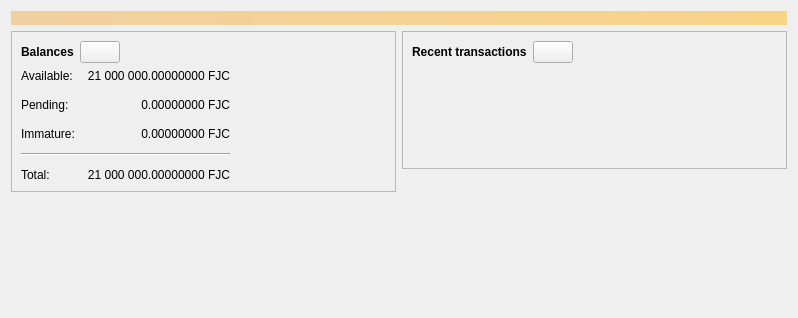
<?xml version="1.0" encoding="UTF-8"?>
<ui version="4.0">
 <class>OverviewPage</class>
 <widget class="QWidget" name="OverviewPage">
  <property name="geometry">
   <rect>
    <x>0</x>
    <y>0</y>
    <width>798</width>
    <height>318</height>
   </rect>
  </property>
  <property name="windowTitle">
   <string>Form</string>
  </property>
  <layout class="QVBoxLayout" name="topLayout">
   <item>
    <widget class="QLabel" name="labelAlerts">
     <property name="visible">
      <bool>false</bool>
     </property>
     <property name="styleSheet">
      <string notr="true">QLabel { background-color: qlineargradient(x1: 0, y1: 0, x2: 1, y2: 0, stop:0 #F0D0A0, stop:1 #F8D488); color:#000000; }</string>
     </property>
     <property name="wordWrap">
      <bool>true</bool>
     </property>
     <property name="margin">
      <number>3</number>
     </property>
     <property name="textInteractionFlags">
      <set>Qt::TextSelectableByMouse</set>
     </property>
    </widget>
   </item>
   <item>
    <layout class="QHBoxLayout" name="horizontalLayout" stretch="1,1">
     <item>
      <layout class="QVBoxLayout" name="verticalLayout_2">
       <item>
        <widget class="QFrame" name="frame">
         <property name="frameShape">
          <enum>QFrame::StyledPanel</enum>
         </property>
         <property name="frameShadow">
          <enum>QFrame::Raised</enum>
         </property>
         <layout class="QVBoxLayout" name="verticalLayout_4">
          <item>
           <layout class="QHBoxLayout" name="horizontalLayout_4">
            <item>
             <widget class="QLabel" name="label_5">
              <property name="font">
               <font>
                <weight>75</weight>
                <bold>true</bold>
               </font>
              </property>
              <property name="text">
               <string>Balances</string>
              </property>
             </widget>
            </item>
            <item>
             <widget class="QPushButton" name="labelWalletStatus">
              <property name="enabled">
               <bool>true</bool>
              </property>
              <property name="maximumSize">
               <size>
                <width>45</width>
                <height>16777215</height>
               </size>
              </property>
              <property name="toolTip">
               <string>The displayed information may be out of date. Your wallet automatically synchronizes with the Fujicoin network after a connection is established, but this process has not completed yet.</string>
              </property>
              <property name="text">
               <string/>
              </property>
              <property name="icon">
               <iconset resource="../fujicoin.qrc">
                <normaloff>:/icons/warning</normaloff>
                <disabledoff>:/icons/warning</disabledoff>:/icons/warning</iconset>
              </property>
              <property name="iconSize">
               <size>
                <width>24</width>
                <height>24</height>
               </size>
              </property>
             </widget>
            </item>
            <item>
             <spacer name="horizontalSpacer_3">
              <property name="orientation">
               <enum>Qt::Horizontal</enum>
              </property>
              <property name="sizeHint" stdset="0">
               <size>
                <width>40</width>
                <height>20</height>
               </size>
              </property>
             </spacer>
            </item>
           </layout>
          </item>
          <item>
           <layout class="QGridLayout" name="gridLayout">
            <property name="spacing">
             <number>12</number>
            </property>
            <item row="1" column="1">
             <widget class="QLabel" name="labelUnconfirmed">
              <property name="cursor">
               <cursorShape>IBeamCursor</cursorShape>
              </property>
              <property name="toolTip">
               <string>Total of transactions that have yet to be confirmed, and do not yet count toward the spendable balance</string>
              </property>
              <property name="text">
               <string notr="true">0.00000000 FJC</string>
              </property>
              <property name="alignment">
               <set>Qt::AlignRight|Qt::AlignTrailing|Qt::AlignVCenter</set>
              </property>
              <property name="textInteractionFlags">
               <set>Qt::LinksAccessibleByMouse|Qt::TextSelectableByKeyboard|Qt::TextSelectableByMouse</set>
              </property>
             </widget>
            </item>
            <item row="3" column="0" colspan="2">
             <widget class="Line" name="line">
              <property name="orientation">
               <enum>Qt::Horizontal</enum>
              </property>
             </widget>
            </item>
            <item row="4" column="0">
             <widget class="QLabel" name="labelTotalText">
              <property name="text">
               <string>Total:</string>
              </property>
             </widget>
            </item>
            <item row="2" column="1">
             <widget class="QLabel" name="labelImmature">
              <property name="cursor">
               <cursorShape>IBeamCursor</cursorShape>
              </property>
              <property name="toolTip">
               <string>Mined balance that has not yet matured</string>
              </property>
              <property name="text">
               <string notr="true">0.00000000 FJC</string>
              </property>
              <property name="alignment">
               <set>Qt::AlignRight|Qt::AlignTrailing|Qt::AlignVCenter</set>
              </property>
              <property name="textInteractionFlags">
               <set>Qt::LinksAccessibleByMouse|Qt::TextSelectableByKeyboard|Qt::TextSelectableByMouse</set>
              </property>
             </widget>
            </item>
            <item row="1" column="2">
             <spacer name="horizontalSpacer_2">
              <property name="orientation">
               <enum>Qt::Horizontal</enum>
              </property>
              <property name="sizeHint" stdset="0">
               <size>
                <width>40</width>
                <height>20</height>
               </size>
              </property>
             </spacer>
            </item>
            <item row="2" column="0">
             <widget class="QLabel" name="labelImmatureText">
              <property name="text">
               <string>Immature:</string>
              </property>
             </widget>
            </item>
            <item row="4" column="1">
             <widget class="QLabel" name="labelTotal">
              <property name="cursor">
               <cursorShape>IBeamCursor</cursorShape>
              </property>
              <property name="toolTip">
               <string>Your current total balance</string>
              </property>
              <property name="text">
               <string notr="true">21 000 000.00000000 FJC</string>
              </property>
              <property name="alignment">
               <set>Qt::AlignRight|Qt::AlignTrailing|Qt::AlignVCenter</set>
              </property>
              <property name="textInteractionFlags">
               <set>Qt::LinksAccessibleByMouse|Qt::TextSelectableByKeyboard|Qt::TextSelectableByMouse</set>
              </property>
             </widget>
            </item>
            <item row="0" column="0">
             <widget class="QLabel" name="labelBalanceText">
              <property name="text">
               <string>Available:</string>
              </property>
             </widget>
            </item>
            <item row="0" column="1">
             <widget class="QLabel" name="labelBalance">
              <property name="cursor">
               <cursorShape>IBeamCursor</cursorShape>
              </property>
              <property name="toolTip">
               <string>Your current spendable balance</string>
              </property>
              <property name="text">
               <string notr="true">21 000 000.00000000 FJC</string>
              </property>
              <property name="alignment">
               <set>Qt::AlignRight|Qt::AlignTrailing|Qt::AlignVCenter</set>
              </property>
              <property name="textInteractionFlags">
               <set>Qt::LinksAccessibleByMouse|Qt::TextSelectableByKeyboard|Qt::TextSelectableByMouse</set>
              </property>
             </widget>
            </item>
            <item row="1" column="0">
             <widget class="QLabel" name="labelPendingText">
              <property name="text">
               <string>Pending:</string>
              </property>
             </widget>
            </item>
           </layout>
          </item>
         </layout>
        </widget>
       </item>
       <item>
        <spacer name="verticalSpacer">
         <property name="orientation">
          <enum>Qt::Vertical</enum>
         </property>
         <property name="sizeHint" stdset="0">
          <size>
           <width>20</width>
           <height>40</height>
          </size>
         </property>
        </spacer>
       </item>
      </layout>
     </item>
     <item>
      <layout class="QVBoxLayout" name="verticalLayout_3">
       <item>
        <widget class="QFrame" name="frame_2">
         <property name="frameShape">
          <enum>QFrame::StyledPanel</enum>
         </property>
         <property name="frameShadow">
          <enum>QFrame::Raised</enum>
         </property>
         <layout class="QVBoxLayout" name="verticalLayout">
          <item>
           <layout class="QHBoxLayout" name="horizontalLayout_2">
            <item>
             <widget class="QLabel" name="label_4">
              <property name="font">
               <font>
                <weight>75</weight>
                <bold>true</bold>
               </font>
              </property>
              <property name="text">
               <string>Recent transactions</string>
              </property>
             </widget>
            </item>
            <item>
             <widget class="QPushButton" name="labelTransactionsStatus">
              <property name="enabled">
               <bool>true</bool>
              </property>
              <property name="maximumSize">
               <size>
                <width>45</width>
                <height>16777215</height>
               </size>
              </property>
              <property name="toolTip">
               <string>The displayed information may be out of date. Your wallet automatically synchronizes with the Fujicoin network after a connection is established, but this process has not completed yet.</string>
              </property>
              <property name="text">
               <string/>
              </property>
              <property name="icon">
               <iconset resource="../fujicoin.qrc">
                <normaloff>:/icons/warning</normaloff>
                <disabledoff>:/icons/warning</disabledoff>:/icons/warning</iconset>
              </property>
              <property name="iconSize">
               <size>
                <width>24</width>
                <height>24</height>
               </size>
              </property>
             </widget>
            </item>
            <item>
             <spacer name="horizontalSpacer">
              <property name="orientation">
               <enum>Qt::Horizontal</enum>
              </property>
              <property name="sizeHint" stdset="0">
               <size>
                <width>40</width>
                <height>20</height>
               </size>
              </property>
             </spacer>
            </item>
           </layout>
          </item>
          <item>
           <widget class="TransactionOverviewWidget" name="listTransactions">
            <property name="styleSheet">
             <string notr="true">QListView { background: transparent; }</string>
            </property>
            <property name="frameShape">
             <enum>QFrame::NoFrame</enum>
            </property>
            <property name="verticalScrollBarPolicy">
             <enum>Qt::ScrollBarAlwaysOff</enum>
            </property>
            <property name="horizontalScrollBarPolicy">
             <enum>Qt::ScrollBarAlwaysOff</enum>
            </property>
            <property name="sizeAdjustPolicy">
             <enum>QAbstractScrollArea::AdjustToContents</enum>
            </property>
            <property name="selectionMode">
             <enum>QAbstractItemView::NoSelection</enum>
            </property>
            <property name="uniformItemSizes">
             <bool>true</bool>
            </property>
           </widget>
          </item>
         </layout>
        </widget>
       </item>
       <item>
        <spacer name="verticalSpacer_2">
         <property name="orientation">
          <enum>Qt::Vertical</enum>
         </property>
         <property name="sizeHint" stdset="0">
          <size>
           <width>20</width>
           <height>40</height>
          </size>
         </property>
        </spacer>
       </item>
      </layout>
     </item>
    </layout>
   </item>
  </layout>
 </widget>
 <customwidgets>
  <customwidget>
   <class>TransactionOverviewWidget</class>
   <extends>QListView</extends>
   <header>qt/transactionoverviewwidget.h</header>
  </customwidget>
 </customwidgets>
 <resources/>
 <connections/>
</ui>
